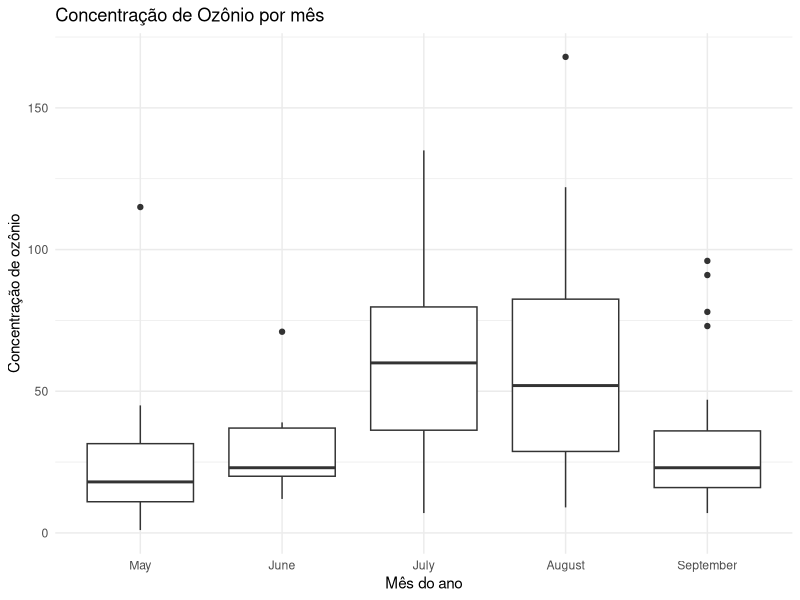

Recreate this plot in R.
## ---- chunk 1
knitr::opts_chunk$set(echo = TRUE, warning = F, fig.align = 'c')
library(tidyverse)
theme_set(theme_minimal())

## ---- chunk 2
airquality %>% 
  mutate(Month = as.factor(Month)) %>% 
  ggplot() +
  geom_boxplot(aes(y = Ozone, x = Month)) +
  labs(x = 'Mês do ano', y = 'Concentração de ozônio', 
       title = 'Concentração de Ozônio por mês') +
  scale_x_discrete(labels = month.name[5:9])
## ---- chunk 3
kruskal.test(Ozone~Month, data = airquality)
## ---- chunk 4
pairwise.wilcox.test(airquality$Ozone,
                          airquality$Month,
                          p.adjust.method="bonferroni")

